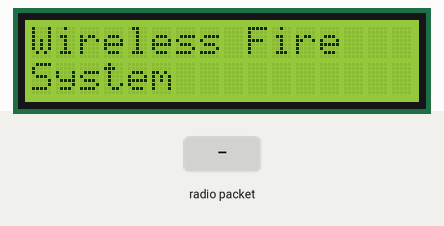
Recording of a sketch running on a simulated Arduino Uno, built with avr-gcc and run on an emulated ATmega328P. On the bench: 16×2 character LCD. The test bench sets the inputs (shaded band). No radio packets arrive unless stated; what the sketch prints to the serial monitor is not drawn.

Above: at 0.1 s.
3.3 s: radio packet "1" arrives
At 4.3 s:
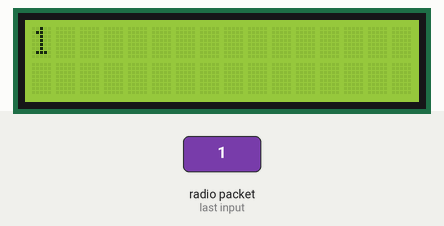
4.8 s: radio packet "0" arrives
At 5.5 s:
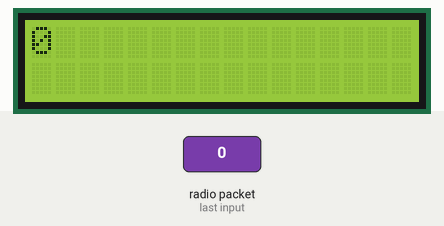
6.3 s: radio packet "2" arrives
At 6.6 s:
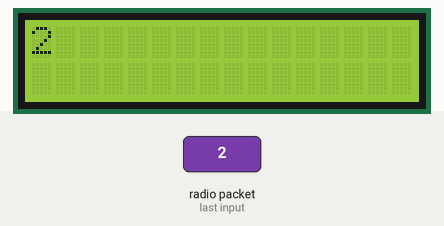
Timing chart, 0 to 9.3 s (numbered marks = the images above; inputs shaded):
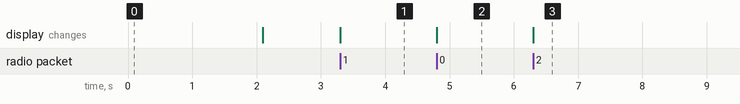

The sketch:

CONTROLPANEL.ino
```cpp
#include <SPI.h>
#include <nRF24L01.h>
#include <RF24.h>

#include <LiquidCrystal_I2C.h>

RF24 radio(9, 8);  // CE, CSN
const byte address1[6] = "00002";

LiquidCrystal_I2C lcd(0x27,16,2);  // set the LCD address to 0x3F for a 16 chars and 2 line display

void setup()
{
  while (!Serial);
  Serial.begin(9600);
  lcd.init();
  lcd.clear();
  lcd.backlight();      // Make sure backlight is on

  // Print a message on both lines of the LCD.
  lcd.setCursor(0,0);   //Set cursor to character 2 on line 0
  lcd.print("Wireless Fire");

  lcd.setCursor(0,1);   //Move cursor to character 2 on line 1
  lcd.print("System");
  delay(2000);
  lcd.clear();

  radio.begin();
  radio.openReadingPipe(0, address1);
  radio.startListening();
}

void loop()
{

  if (radio.available())
  {
    char text[32] = {0};
    radio.read(&text, sizeof(text));
    Serial.println(text);
    lcd.setCursor(0, 0);
    lcd.print(text);
  }

}
```

Measured:
- after the input at 3.3 s, the display: changes at once (image 1)
- after the input at 4.8 s, the display: changes at once (image 2)
- after the input at 6.3 s, the display: changes at once (image 3)
